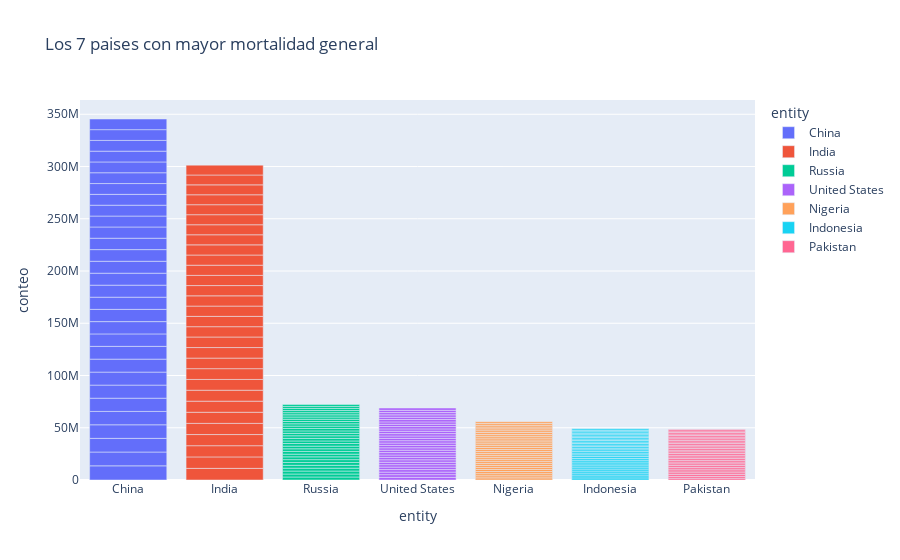

Notebook source saved alongside this figure:
### Code cell
px.bar(df_long_total_deaths_by_years, y='conteo', x='entity', color='entity', title="Los 7 paises con mayor mortalidad general")

### Figure 1 — Plotly figure (JSON) as saved in the notebook; plotly's stock layout.template omitted (floating-point values rounded to 4 significant figures)
{"data": [{"alignmentgroup": "True", "hovertemplate": "entity=%{x}<br>conteo=%{y}<extra></extra>", "legendgroup": "China", "marker": {"color": "#636efa", "pattern": {"shape": ""}}, "name": "China", "offsetgroup": "China", "orientation": "v", "showlegend": true, "textposition": "auto", "type": "bar", "x": ["China", "China", "China", "China", "China", "China", "China", "China", "China", "China", "China", "China", "China", "China", "China", "China", "China", "China", "China", "China", "China", "China", "China", "China", "China", "China", "China", "China", "China", "China"], "xaxis": "x", "y": [13551843, 13216568, 13077432, 12988785, 12790387, 12658023, 12539168, 12443286, 12404754, 12227562, 11909548, 11771629, 11726893, 11653225, 11507382, 11453617, 11400350, 11153512, 10912315, 10748100, 10466223, 10394716, 10357682, 10356371, 10346084, 10333784, 10304371, 10303042, 10289498, 10195892], "yaxis": "y"}, {"alignmentgroup": "True", "hovertemplate": "entity=%{x}<br>conteo=%{y}<extra></extra>", "legendgroup": "India", "marker": {"color": "#EF553B", "pattern": {"shape": ""}}, "name": "India", "offsetgroup": "India", "orientation": "v", "showlegend": true, "textposition": "auto", "type": "bar", "x": ["India", "India", "India", "India", "India", "India", "India", "India", "India", "India", "India", "India", "India", "India", "India", "India", "India", "India", "India", "India", "India", "India", "India", "India", "India", "India", "India", "India", "India", "India"], "xaxis": "x", "y": [11134890, 10967345, 10730942, 10670630, 10670482, 10651070, 10612287, 10491565, 10311786, 10308802, 10106696, 10096038, 10089885, 9885548, 9878857, 9828179, 9823408, 9811767, 9756512, 9748875, 9727583, 9723628, 9650106, 9615210, 9611671, 9552915, 9501175, 9498810, 9437561, 9427651], "yaxis": "y"}, {"alignmentgroup": "True", "hovertemplate": "entity=%{x}<br>conteo=%{y}<extra></extra>", "legendgroup": "Russia", "marker": {"color": "#00cc96", "pattern": {"shape": ""}}, "name": "Russia", "offsetgroup": "Russia", "orientation": "v", "showlegend": true, "textposition": "auto", "type": "bar", "x": ["Russia", "Russia", "Russia", "Russia", "Russia", "Russia", "Russia", "Russia", "Russia", "Russia", "Russia", "Russia", "Russia", "Russia", "Russia", "Russia", "Russia", "Russia", "Russia", "Russia", "Russia", "Russia", "Russia", "Russia", "Russia", "Russia", "Russia", "Russia", "Russia", "Russia"], "xaxis": "x", "y": [2876186, 2863776, 2814808, 2781458, 2745138, 2727931, 2672189, 2653064, 2618469, 2564985, 2544957, 2543327, 2495036, 2480848, 2465563, 2459228, 2350220, 2335715, 2317130, 2255151, 2211529, 2196606, 2170135, 2132488, 2090791, 2065142, 2030875, 2025206, 1938300, 1905164], "yaxis": "y"}, {"alignmentgroup": "True", "hovertemplate": "entity=%{x}<br>conteo=%{y}<extra></extra>", "legendgroup": "United States", "marker": {"color": "#ab63fa", "pattern": {"shape": ""}}, "name": "United States", "offsetgroup": "United States", "orientation": "v", "showlegend": true, "textposition": "auto", "type": "bar", "x": ["United States", "United States", "United States", "United States", "United States", "United States", "United States", "United States", "United States", "United States", "United States", "United States", "United States", "United States", "United States", "United States", "United States", "United States", "United States", "United States", "United States", "United States", "United States", "United States", "United States", "United States", "United States", "United States", "United States", "United States"], "xaxis": "x", "y": [2580979, 2516151, 2443664, 2428549, 2383534, 2336233, 2318886, 2312468, 2308502, 2306760, 2303976, 2299694, 2280008, 2268713, 2267578, 2264152, 2260344, 2257441, 2255762, 2254925, 2250551, 2243229, 2242261, 2241117, 2239994, 2235401, 2226933, 2190281, 2184429, 2178094], "yaxis": "y"}, {"alignmentgroup": "True", "hovertemplate": "entity=%{x}<br>conteo=%{y}<extra></extra>", "legendgroup": "Nigeria", "marker": {"color": "#FFA15A", "pattern": {"shape": ""}}, "name": "Nigeria", "offsetgroup": "Nigeria", "orientation": "v", "showlegend": true, "textposition": "auto", "type": "bar", "x": ["Nigeria", "Nigeria", "Nigeria", "Nigeria", "Nigeria", "Nigeria", "Nigeria", "Nigeria", "Nigeria", "Nigeria", "Nigeria", "Nigeria", "Nigeria", "Nigeria", "Nigeria", "Nigeria", "Nigeria", "Nigeria", "Nigeria", "Nigeria", "Nigeria", "Nigeria", "Nigeria", "Nigeria", "Nigeria", "Nigeria", "Nigeria", "Nigeria", "Nigeria", "Nigeria"], "xaxis": "x", "y": [2034630, 2030453, 2017609, 2015454, 1995073, 1985756, 1958231, 1947729, 1946901, 1920586, 1915267, 1892243, 1880153, 1860006, 1847320, 1845362, 1820754, 1812301, 1798445, 1797702, 1795438, 1785821, 1778060, 1765215, 1750762, 1739151, 1732548, 1715592, 1671074, 1642625], "yaxis": "y"}, {"alignmentgroup": "True", "hovertemplate": "entity=%{x}<br>conteo=%{y}<extra></extra>", "legendgroup": "Indonesia", "marker": {"color": "#19d3f3", "pattern": {"shape": ""}}, "name": "Indonesia", "offsetgroup": "Indonesia", "orientation": "v", "showlegend": true, "textposition": "auto", "type": "bar", "x": ["Indonesia", "Indonesia", "Indonesia", "Indonesia", "Indonesia", "Indonesia", "Indonesia", "Indonesia", "Indonesia", "Indonesia", "Indonesia", "Indonesia", "Indonesia", "Indonesia", "Indonesia", "Indonesia", "Indonesia", "Indonesia", "Indonesia", "Indonesia", "Indonesia", "Indonesia", "Indonesia", "Indonesia", "Indonesia", "Indonesia", "Indonesia", "Indonesia", "Indonesia", "Indonesia"], "xaxis": "x", "y": [2021318, 1988259, 1959046, 1936122, 1917721, 1886370, 1861174, 1831561, 1799479, 1773365, 1747089, 1712746, 1673815, 1638612, 1605461, 1572485, 1539897, 1508959, 1478026, 1451921, 1434876, 1431027, 1418513, 1415786, 1408473, 1403617, 1400573, 1398719, 1394958, 1393187], "yaxis": "y"}, {"alignmentgroup": "True", "hovertemplate": "entity=%{x}<br>conteo=%{y}<extra></extra>", "legendgroup": "Pakistan", "marker": {"color": "#FF6692", "pattern": {"shape": ""}}, "name": "Pakistan", "offsetgroup": "Pakistan", "orientation": "v", "showlegend": true, "textposition": "auto", "type": "bar", "x": ["Pakistan", "Pakistan", "Pakistan", "Pakistan", "Pakistan", "Pakistan", "Pakistan", "Pakistan", "Pakistan", "Pakistan", "Pakistan", "Pakistan", "Pakistan", "Pakistan", "Pakistan", "Pakistan", "Pakistan", "Pakistan", "Pakistan", "Pakistan", "Pakistan", "Pakistan", "Pakistan", "Pakistan", "Pakistan", "Pakistan", "Pakistan", "Pakistan", "Pakistan", "Pakistan"], "xaxis": "x", "y": [1744089, 1743814, 1740594, 1736475, 1724310, 1722923, 1720491, 1700750, 1684374, 1673816, 1659973, 1646361, 1623017, 1621435, 1612778, 1612280, 1604457, 1593264, 1579499, 1570243, 1558560, 1551904, 1549710, 1539397, 1530859, 1501207, 1472322, 1445436, 1421281, 1399227], "yaxis": "y"}], "layout": {"barmode": "relative", "legend": {"title": {"text": "entity"}, "tracegroupgap": 0}, "title": {"text": "Los 7 paises con mayor mortalidad general"}, "xaxis": {"anchor": "y", "categoryarray": ["China", "India", "Russia", "United States", "Nigeria", "Indonesia", "Pakistan"], "categoryorder": "array", "domain": [0, 1], "title": {"text": "entity"}}, "yaxis": {"anchor": "x", "domain": [0, 1], "title": {"text": "conteo"}}}}
